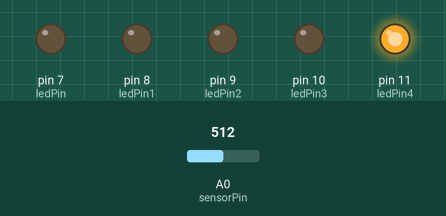
A sketch run on a simulated Arduino Uno, built with avr-gcc and run on an emulated ATmega328P. Shown: output pins drawn as LEDs (lit = HIGH). The inputs (shaded band) are chosen by the test bench; at power-on: A0 (sensorPin) = 512.

Above: at 1.2 s.
1.3 s: A0 (sensorPin) set to 561
At 2.3 s:
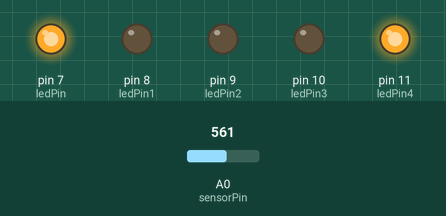
2.8 s: A0 (sensorPin) set to 511
At 3.4 s:
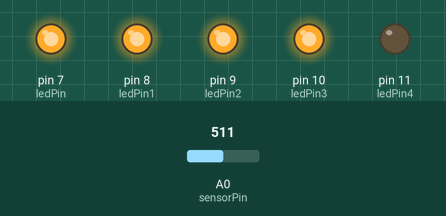
4.3 s: A0 (sensorPin) set to 486
5.8 s: A0 (sensorPin) set to 468
At 6.9 s:
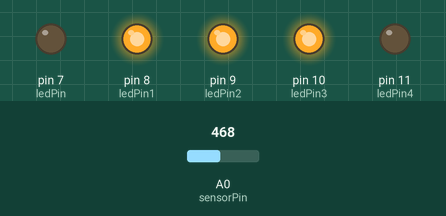
7.3 s: A0 (sensorPin) set to 306
At 8.0 s:
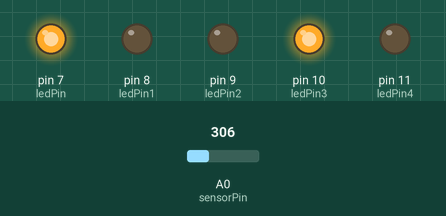
Timing chart, 0 to 9.8 s (numbered marks = the images above; inputs shaded):
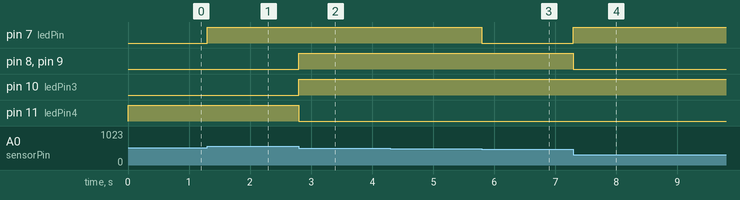

Measured:
- the behaviour switches between 543 and 544 on A0 (sensorPin) (found by bisection; images 0 and 1)
- the behaviour switches between 480 and 479 on A0 (sensorPin) (found by bisection; images 2 and 3)
- after the input at 1.3 s, pin 7 (ledPin): LOW → HIGH at once
- after the input at 2.8 s, pin 8 (ledPin1), pin 9 (ledPin2), pin 10 (ledPin3): LOW → HIGH at once; pin 11 (ledPin4): HIGH → LOW at once
- after the input at 4.3 s, every drawn part: stays the same
- after the input at 5.8 s, pin 7 (ledPin): HIGH → LOW at once
- after the input at 7.3 s, pin 7 (ledPin): LOW → HIGH at once; pin 8 (ledPin1), pin 9 (ledPin2): HIGH → LOW at once

The sketch:

hw4_3.ino
```cpp
int sensorPin = A0;  //sensor's pin
int S_state = 0;  //sensor's state
const int ledPin = 7;
const int ledPin1 = 8;
const int ledPin2 = 9;
const int ledPin3 = 10;
const int ledPin4 = 11;

void setup() {
  pinMode(7, OUTPUT);
  pinMode(8, OUTPUT);
  pinMode(9, OUTPUT);
  pinMode(10, OUTPUT);
  pinMode(11, OUTPUT);
}

void loop() {
  S_state = analogRead(sensorPin);
  S_state /= 32;
  int i = 0;

  int a=S_state%2;
  int b=S_state/2 %2;
  int c=S_state/4 %2;
  int d=S_state/8 %2;
  int e=S_state/16 %2;

  digitalWrite(ledPin4,e);
  digitalWrite(ledPin3,d);
  digitalWrite(ledPin2,c);
  digitalWrite(ledPin1,b);
  digitalWrite(ledPin,a);
}
```
